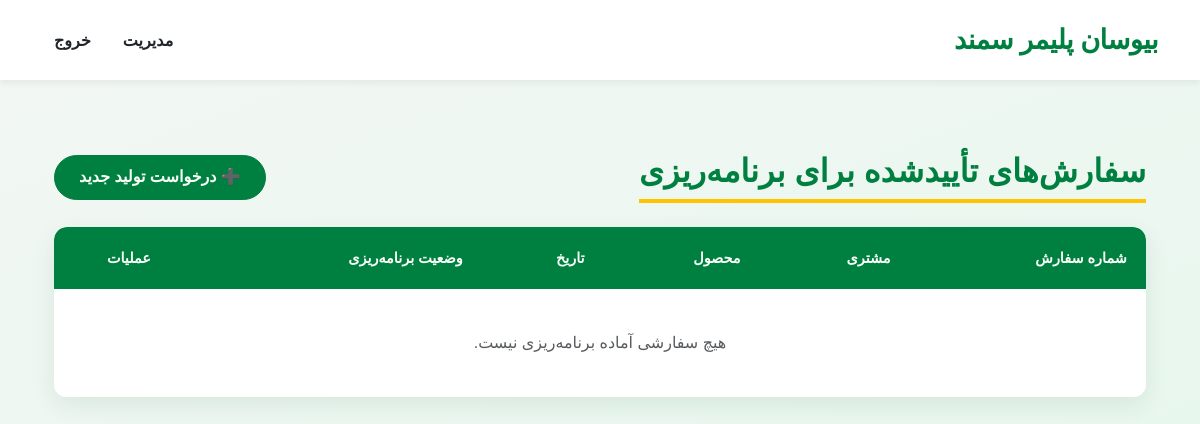
The app's page /planning/ready-orders/ (signed in), older data.
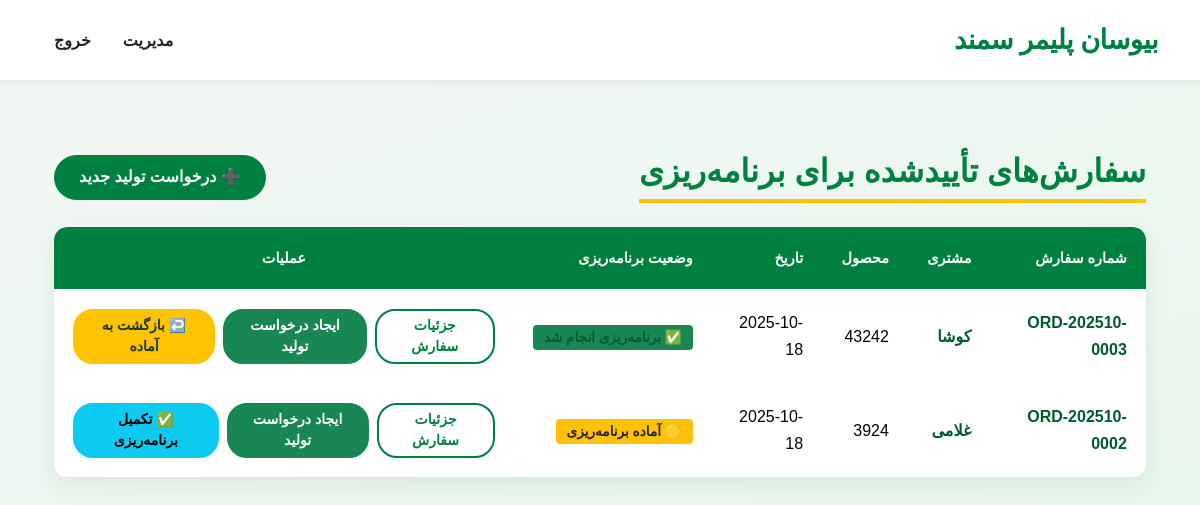
The same page, newer data.
### orders/models.py (models this page shows, shortened)
class CustomerOrder(models.Model):
    created_by = models.ForeignKey(
        User, on_delete=models.PROTECT, related_name="orders_created")
    created_at = models.DateTimeField(auto_now_add=True)
    status = models.CharField(
        max_length=32, choices=OrderStatus.choices, default=OrderStatus.DRAFT)
    order_date = models.DateField(auto_now_add=True)
    order_number = models.CharField(max_length=20, unique=True, editable=False)
    official_type = models.CharField(max_length=10, choices=OfficialTypeChoices.choices,
                                     default=OfficialTypeChoices.OFFICIAL, verbose_name="نوع رسمیت")
    request_type = models.ForeignKey(
        RequestType,
        on_delete=models.PROTECT,
        verbose_name="نوع درخواست"
    )
    customer_code = models.CharField(
        max_length=50,
        verbose_name="کد مشتری",
        blank=True,
        null=True
    )
    customer_name = models.CharField(max_length=200, verbose_name="نام مشتری")
    customer_phone = models.CharField(
        max_length=50, verbose_name="شماره تماس مشتری")
    recipient_address = models.TextField(verbose_name="آدرس گیرنده")
    order_notes = models.TextField(
        blank=True, verbose_name="توضیحات کلی سفارش")
    canceled_by = models.ForeignKey(
        User, null=True, blank=True, on_delete=models.SET_NULL, related_name="orders_canceled")
    canceled_at = models.DateTimeField(null=True, blank=True)
    cancel_reason = models.TextField(blank=True)
    sales_approved_by = models.ForeignKey(
        User, null=True, blank=True, on_delete=models.SET_NULL, related_name="orders_sales_approved")
    sales_approved_at = models.DateTimeField(null=True, blank=True)
    finance_approved_by = models.ForeignKey(
        User, null=True, blank=True, on_delete=models.SET_NULL, related_name="orders_finance_approved")
    finance_approved_at = models.DateTimeField(null=True, blank=True)
    management_approved_by = models.ForeignKey(
        User, null=True, blank=True, on_delete=models.SET_NULL, related_name="orders_management_approved")
    management_approved_at = models.DateTimeField(null=True, blank=True)
    class Meta:
        ordering = ["-created_at"]

class OrderItem(models.Model):
    order = models.ForeignKey(CustomerOrder, on_delete=models.CASCADE, related_name="items")
    product = models.ForeignKey(
        Product,
        on_delete=models.PROTECT,
        verbose_name="محصول",
        null=True,
        blank=True
    )
    product_code = models.CharField(max_length=50, verbose_name="کد محصول",blank=True,null=True)
    product_name = models.CharField(max_length=200, verbose_name="نام محصول")
    packaging_type = models.ForeignKey(
        PackagingType,
        on_delete=models.PROTECT,
        verbose_name="نوع بسته‌بندی"
    )
    quantity = models.DecimalField(max_digits=12, decimal_places=3, default=Decimal("0.00"), verbose_name="مقدار")
    unit = models.ForeignKey(
        Unit,
        on_delete=models.PROTECT,
        verbose_name="واحد"
    )
    batch_number = models.CharField(max_length=100, blank=True, verbose_name="شماره بچ")
    shipping_method = models.ForeignKey(
        ShippingMethod,
        on_delete=models.PROTECT,
        verbose_name="روش ارسال"
    )
    description = models.CharField(max_length=500, blank=True, verbose_name="توضیحات")
    class Meta:
        ordering = ["id"]

### planning/views.py (the view)
# urls.py: path("ready-orders/", ready_orders, name="ready_orders"),
@login_required
def ready_orders(request):
    role = _role(request.user)
    ready = CustomerOrder.objects.filter(
        sales_approved_by__isnull=False,
        finance_approved_by__isnull=False,
        management_approved_by__isnull=False
    ).prefetch_related("items", "planning_status")
    return render(request, "planning/ready_orders.html", {
        "orders": ready,
        "role": role
    })

### planning/views.py (called while the page is built)
def _role(user):
    return getattr(getattr(user, "profile", None), "user_type", None)

### planning/templates/planning/ready_orders.html (shortened to what this page needs)
{% extends "base.html" %}
{% load static %}
{% block content %}
<link rel="stylesheet" href="{% static 'css/list_styles.css' %}">
<div class="container mt-4" dir="rtl">
    <div class="d-flex justify-content-between align-items-center mb-4">
        <h2 class="m-0">سفارش‌های تأییدشده برای برنامه‌ریزی</h2>
        {% if role == 'factory_planner' or role == 'management' %}
        <a href="{% url 'planning:prodreq_create' %}" class="btn btn-primary">
            ➕ درخواست تولید جدید
        </a>
        {% endif %}
    </div>
    <div class="table-responsive">
        <table class="table table-hover align-middle">
            <thead class="table-light">
            <tr>
                <th>شماره سفارش</th>
                <th>مشتری</th>
                <th>محصول</th>
                <th>تاریخ</th>
                <th>وضعیت برنامه‌ریزی</th>
                <th>عملیات</th>
            </tr>
            </thead>
            <tbody>
            {% for o in orders %}
            <tr>
                <td>{{ o.order_number }}</td>
                <td>{{ o.customer_name }}</td>
                <td>
                    {% for item in o.items.all %}
                    {{ item.product_name }}{% if not forloop.last %}, {% endif %}
                    {% empty %}
                    —
                    {% endfor %}
                </td>
                <td>{{ o.created_at|date:"Y-m-d" }}</td>
                <td>
                    {% if o.planning_status.is_planned %}
                    <span class="badge bg-success">✅ برنامه‌ریزی انجام شد</span>
                    {% else %}
                    <span class="badge bg-warning text-dark">🟡 آماده برنامه‌ریزی</span>
                    {% endif %}
                </td>
                <td class="d-flex gap-2">
                    <a href="{% url 'orders:order_details' o.pk %}?return_to=ready_orders"
                       class="btn btn-sm btn-outline-primary">
                        جزئیات سفارش
                    </a>
                    {% if role == 'factory_planner' or role == 'management' %}
                    <a href="{% url 'planning:prodreq_create' %}?order={{ o.pk }}" class="btn btn-sm btn-success">
                        ایجاد درخواست تولید
                    </a>
                    {% endif %}
                    {% if role == 'factory_planner' or role == 'management' or role == 'factory_manager' %}
                    {% if o.planning_status.is_planned %}
                    <a href="{% url 'planning:toggle_planning' o.pk %}" class="btn btn-sm btn-warning">
                        ↩️ بازگشت به آماده
                    </a>
                    {% else %}
                    <a href="{% url 'planning:toggle_planning' o.pk %}" class="btn btn-sm btn-info">
                        ✅ تکمیل برنامه‌ریزی
                    </a>
                    {% endif %}
                    {% endif %}
                </td>
            </tr>
            {% empty %}
            <tr>
                <td colspan="6" class="text-muted text-center">هیچ سفارشی آماده برنامه‌ریزی نیست.</td>
            </tr>
            {% endfor %}
            </tbody>
        </table>
    </div>
</div>
{% endblock %}

Row changes from the older to the newer data that the page shows:
added CustomerOrder: order_number "ORD-202510-0003", customer_name "کوشا", created_at "2025-10-18", shows "✅ برنامه‌ریزی انجام شد", shows "↩️ بازگشت به آماده"
added OrderItem: product_name "43242", shown under "ORD-202510-0003"
added CustomerOrder: order_number "ORD-202510-0002", customer_name "غلامی", created_at "2025-10-18", shows "🟡 آماده برنامه‌ریزی", shows "✅ تکمیل برنامه‌ریزی"
added OrderItem: product_name "3924", shown under "ORD-202510-0002"
Text that changed along with them:
text no longer shown: "هیچ سفارشی آماده برنامه‌ریزی نیست."
